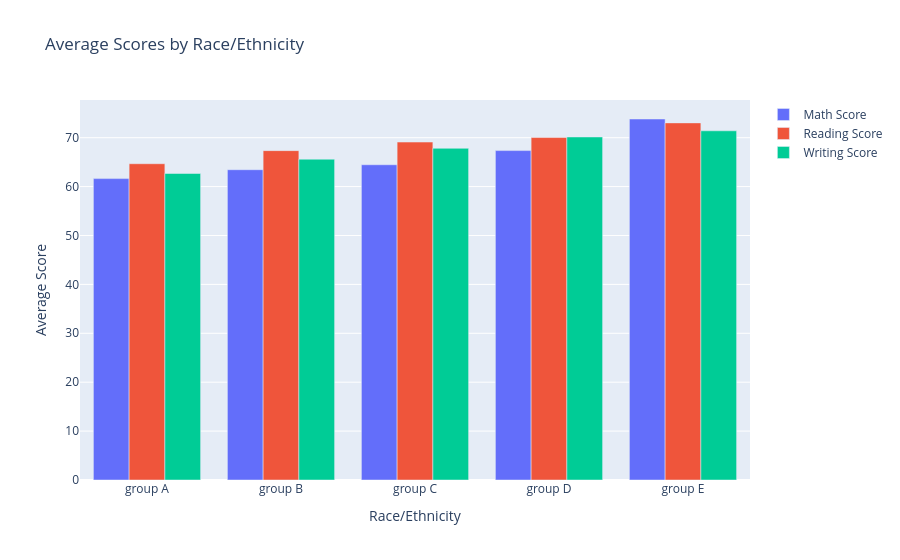

The cell this chart's notebook holds for it:
### Markdown cell above
#### **On average the males are better at math but, the females have more understanding in reading, writing and literature. Highlighting, the differences between each gender's mode of thinking**

### Code cell
race_scores = students.groupby('race/ethnicity').mean(numeric_only=True)
display(race_scores)
fig = go.Figure(data=[
    go.Bar(name='Math Score', x=race_scores.index, y= race_scores['math score']),
    go.Bar(name='Reading Score', x=race_scores.index, y= race_scores['reading score']),
    go.Bar(name='Writing Score', x=race_scores.index, y= race_scores['writing score'])
])
fig.update_layout(barmode='group', title='Average Scores by Race/Ethnicity', xaxis_title='Race/Ethnicity', yaxis_title='Average Score')
fig.show()

### Figure 1 — Plotly figure (JSON) as saved in the notebook; plotly's stock layout.template omitted (floating-point values rounded to 4 significant figures)
{"data": [{"name": "Math Score", "type": "bar", "x": ["group A", "group B", "group C", "group D", "group E"], "y": [61.63, 63.45, 64.46, 67.36, 73.82]}, {"name": "Reading Score", "type": "bar", "x": ["group A", "group B", "group C", "group D", "group E"], "y": [64.67, 67.35, 69.1, 70.03, 73.03]}, {"name": "Writing Score", "type": "bar", "x": ["group A", "group B", "group C", "group D", "group E"], "y": [62.67, 65.6, 67.83, 70.15, 71.41]}], "layout": {"barmode": "group", "title": {"text": "Average Scores by Race/Ethnicity"}, "xaxis": {"title": {"text": "Race/Ethnicity"}}, "yaxis": {"title": {"text": "Average Score"}}}}
